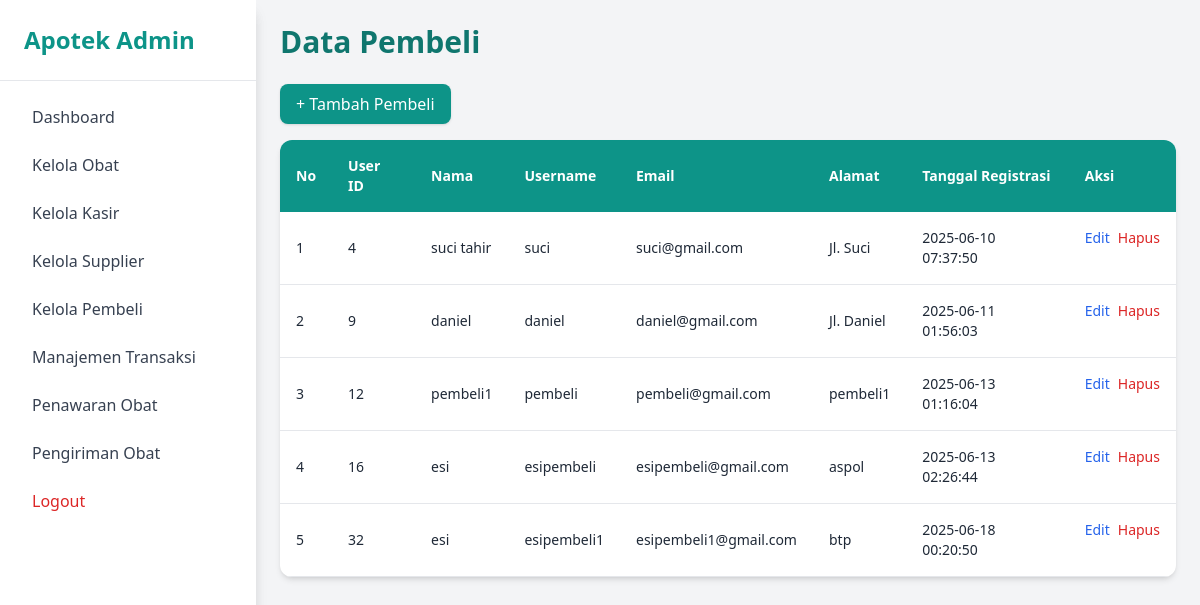
Screenshot of /admin/pembeli.php (signed in) with the database file from the repository.
### tables this page shows
CREATE TABLE `pembeli_222233` (
  `pembeli_id_222233` int(11) NOT NULL,
  `user_id_222233` int(11) NOT NULL,
  `alamat_222233` text NOT NULL
);

CREATE TABLE `users_222233` (
  `user_id_222233` int(11) NOT NULL,
  `nama_222233` varchar(255) NOT NULL,
  `username_222233` varchar(100) NOT NULL,
  `email_222233` varchar(100) NOT NULL,
  `password_222233` varchar(255) NOT NULL,
  `role_222233` enum('admin','kasir','pembeli','supplier') NOT NULL,
  `created_at_222233` timestamp NOT NULL DEFAULT current_timestamp()
);

### admin/pembeli.php (the view, shortened to what this page needs)
<?php
include '../koneksi.php';
include 'sidebar.php';
$pembeli_data = [];
$sql = "SELECT p.*, u.username_222233, u.email_222233, u.nama_222233, u.created_at_222233
        FROM pembeli_222233 p
        JOIN users_222233 u ON p.user_id_222233 = u.user_id_222233";
$result = $conn->query($sql);
while ($row = $result->fetch_assoc()) {
    $pembeli_data[] = $row;
}
?>
<!DOCTYPE html>
<html lang="id">
<head>
    <script src="https://cdn.tailwindcss.com"></script>
</head>
<body class="bg-gray-100 font-sans min-h-screen">
<?php include 'sidebar.php'; ?>
<div class="ml-64 p-6">
    <h1 class="text-3xl font-bold text-teal-700 mb-6">Data Pembeli</h1>
    <div class="mb-4">
        <a href="tambah_pembeli.php" class="inline-block bg-teal-600 hover:bg-teal-700 text-white px-4 py-2 rounded-lg shadow transition">
            + Tambah Pembeli
        </a>
    </div>
    <div class="overflow-x-auto bg-white rounded-xl shadow-md">
        <table class="min-w-full text-sm text-left">
    <thead class="bg-teal-600 text-white">
        <tr>
            <th class="p-4">No</th>
            <th class="p-4">User ID</th>
            <th class="p-4">Nama</th>
            <th class="p-4">Username</th>
            <th class="p-4">Email</th>
            <th class="p-4">Alamat</th>
            <th class="p-4">Tanggal Registrasi</th>
            <th class="p-4">Aksi</th>
        </tr>
    </thead>
    <tbody class="text-gray-800">
        <?php if (empty($pembeli_data)): ?>
            <tr>
                <td colspan="8" class="text-center py-6 text-gray-500">Belum ada data pembeli.</td>
            </tr>
        <?php else: ?>
            <?php $no = 1; foreach ($pembeli_data as $pembeli): ?>
                <tr class="border-b hover:bg-gray-50 transition">
                    <td class="p-4"><?php echo $no++; ?></td>
                    <td class="p-4"><?php echo htmlspecialchars($pembeli['user_id_222233']); ?></td>
                    <td class="p-4"><?php echo htmlspecialchars($pembeli['nama_222233']); ?></td>
                    <td class="p-4"><?php echo htmlspecialchars($pembeli['username_222233']); ?></td>
                    <td class="p-4"><?php echo htmlspecialchars($pembeli['email_222233']); ?></td>
                    <td class="p-4"><?php echo htmlspecialchars($pembeli['alamat_222233']); ?></td>
                    <td class="p-4"><?php echo htmlspecialchars($pembeli['created_at_222233']); ?></td>
                    <td class="p-4 flex gap-2">
                        <a href="edit_pembeli.php?id=<?php echo $pembeli['pembeli_id_222233']; ?>" class="text-blue-600 hover:underline">Edit</a>
                        <a href="#"
                           class="text-red-600 hover:underline"
                           onclick="openModal('hapus_pembeli.php?id=<?php echo $pembeli['pembeli_id_222233']; ?>'); return false;">
                           Hapus
                        </a>
                    </td>
                </tr>
            <?php endforeach; ?>
        <?php endif; ?>
    </tbody>
</table>
    </div>
</div>
</body>
</html>

### rows the page displays
pembeli_222233: user_id_222233 "4", user_id_222233.nama_222233 "suci tahir", user_id_222233.username_222233 "suci", user_id_222233.email_222233 "suci@gmail.com", alamat_222233 "Jl. Suci", user_id_222233.created_at_222233 "2025-06-10 07:37:50"
pembeli_222233: user_id_222233 "9", user_id_222233.nama_222233 "daniel", user_id_222233.username_222233 "daniel", user_id_222233.email_222233 "daniel@gmail.com", alamat_222233 "Jl. Daniel", user_id_222233.created_at_222233 "2025-06-11 01:56:03"
pembeli_222233: user_id_222233 "12", user_id_222233.nama_222233 "pembeli1", user_id_222233.username_222233 "pembeli", user_id_222233.email_222233 "pembeli@gmail.com", alamat_222233 "pembeli1", user_id_222233.created_at_222233 "2025-06-13 01:16:04"
pembeli_222233: user_id_222233 "16", user_id_222233.nama_222233 "esi", user_id_222233.username_222233 "esipembeli", user_id_222233.email_222233 "esipembeli@gmail.com", alamat_222233 "aspol", user_id_222233.created_at_222233 "2025-06-13 02:26:44"
pembeli_222233: user_id_222233 "32", user_id_222233.nama_222233 "esi", user_id_222233.username_222233 "esipembeli1", user_id_222233.email_222233 "esipembeli1@gmail.com", alamat_222233 "btp", user_id_222233.created_at_222233 "2025-06-18 00:20:50"
